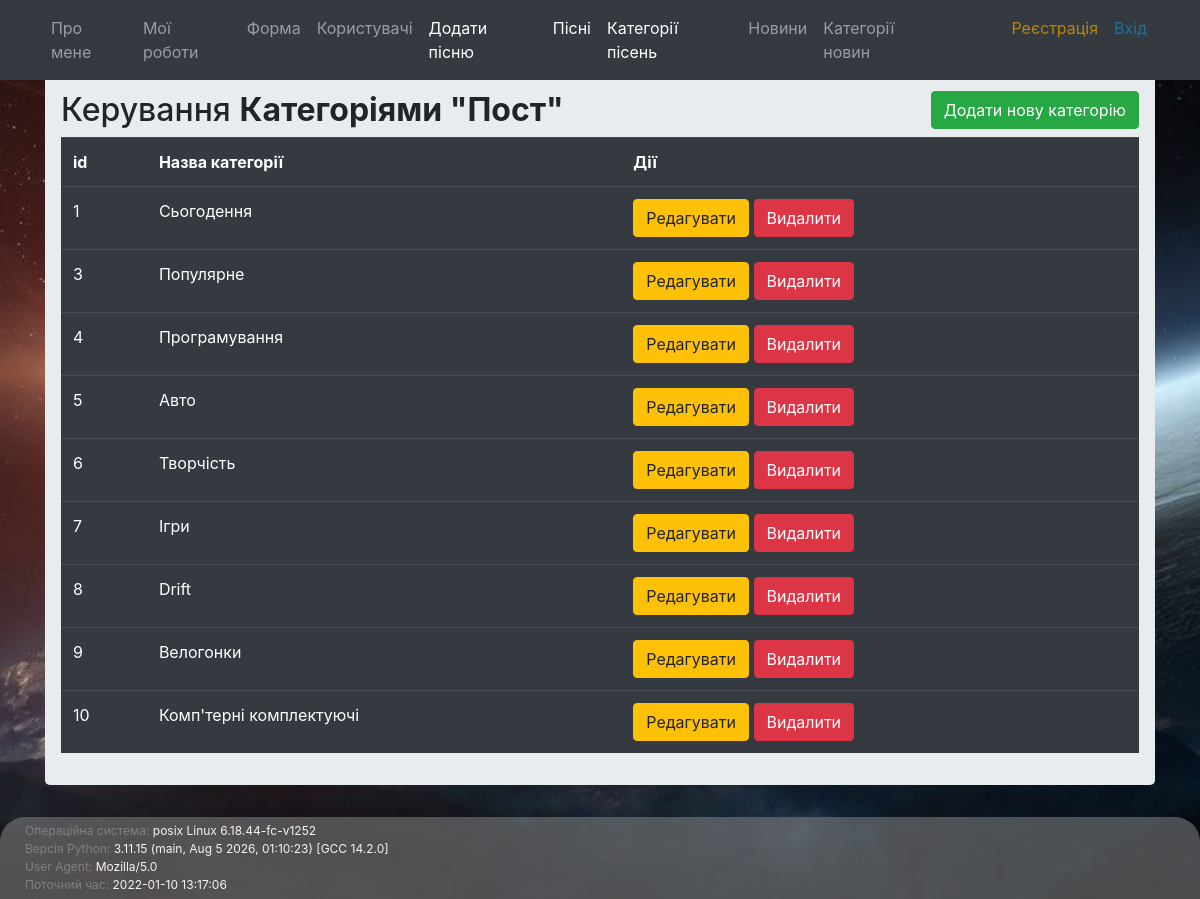
Screenshot of /post/categories with the database file from the repository.
### app/posts/models.py (models this page shows)
class Category(db.Model):
    id = db.Column(db.Integer, primary_key=True)
    name = db.Column(db.String(50), nullable=False, unique=True)
    posts = db.relationship("Post", back_populates="category")

### app/posts/views.py (the view)
@post_blueprint.route('/categories', methods=['GET', 'POST'])
def categories():
    form = CategoryForm()
    if form.name.data:
        category = Category(name=form.name.data)
        db.session.add(category)
        db.session.commit()
        form.name.data = ''
        flash('Категорія ' + category.name + ' додана!', category='success')
    categories = Category.query.all()
    return render_template('categories.html', categories=categories, form=form, data=getFooterData())

### app/posts/getFunction.py (called while the page is built)
def getFooterData():
    OS_info = os.name + " " + platform.system() + " " + platform.release()
    current_datetime = datetime.now()
    userAgent = request.headers.get('User-Agent')
    pythonVersion = sys.version
    return [OS_info, pythonVersion, userAgent, current_datetime]

### app/posts/templates/categories.html (shortened to what this page needs)
{% from "_render_field.html" import render_field %}
{% extends "baseTemplate.html" %}
{%block content %}
    <div class="container">
        <div class="row">
            <div class="col md-12">
                <div class="jumbotron p-3">
                    <h2>Керування <b>Категоріями "Пост"</b>
                        <button type="button" class="btn btn-success float-right" data-bs-toggle="modal" data-bs-target="#mymodal">
                            Додати нову категорію
                        </button>
                    </h2>
                    <table class="table table-hover table-dark">
                        <tr>
                            <th>id</th>
                            <th>Назва категорії</th>
                            <th>Дії</th>
                        </tr>
                        {% for cat in categories %}
                        <tr>
                            <td>{{cat.id}}</td>
                            <td>{{cat.name}}</td>
                            <td>
                                <a href="{{ url_for('post.update_post_category', id=cat.id) }}"
                                   class="btn btn-warning btn-xs" data-bs-toggle="modal"
                                   data-bs-target="#modaledit{{cat.id}}">Редагувати</a>
                                <a href="{{ url_for('post.delete_post_category', id=cat.id) }}"
                                   class="btn btn-danger btn-xs"
                                   onclick="return confirm('Ви впевнені, що бажаєте видалити даний запис?')">Видалити</a>
                            </td>
                        </tr>
                        {% endfor %}
                    </table>
                </div>
            </div>
        </div>
    </div>
{% endblock %}

### app/static/css/main.css (style rules this page uses)
body { height: 100%; background: url('../images/fon2.jpg') no-repeat fixed center center; -webkit-background-size: cover; -moz-background-size: cover; -o-background-size: cover; background-size: cover; }

### rows the page displays
Category: id "1", name "Сьогодення"
Category: id "3", name "Популярне"
Category: id "4", name "Програмування"
Category: id "5", name "Авто"
Category: id "6", name "Творчість"
Category: id "7", name "Ігри"
Category: id "8", name "Drift"
Category: id "9", name "Велогонки"
Category: id "10", name "Комп'терні комплектуючі"

### other values shown
{{ data[0] }} "posix Linux 6.18.44-fc-v1252"
{{ data[1] }} "3.11.15 (main, Aug 5 2026, 01:10:23) [GCC 14.2.0]"
{{ data[2] }} "Mozilla/5.0"
{{ data[3] }} "2022-01-10 13:17:06"
